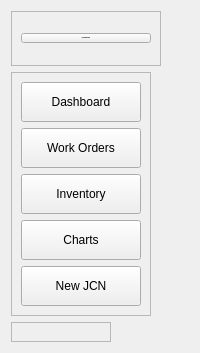
     <widget class="QWidget" name="left_menu_widget" native="true">
      <layout class="QVBoxLayout" name="verticalLayout">
       <item>
        <widget class="QFrame" name="left_frame_title">
         <property name="minimumSize">
          <size>
           <width>150</width>
           <height>55</height>
          </size>
         </property>
         <property name="maximumSize">
          <size>
           <width>150</width>
           <height>55</height>
          </size>
         </property>
         <property name="frameShape">
          <enum>QFrame::StyledPanel</enum>
         </property>
         <property name="frameShadow">
          <enum>QFrame::Raised</enum>
         </property>
         <layout class="QHBoxLayout" name="horizontalLayout_2">
          <item>
           <widget class="QPushButton" name="pushButton_7">
            <property name="font">
             <font>
              <family>Verdana</family>
              <pointsize>-1</pointsize>
              <bold>true</bold>
             </font>
            </property>
            <property name="text">
             <string>MAINTENANCE</string>
            </property>
           </widget>
          </item>
         </layout>
        </widget>
       </item>
       <item alignment="Qt::AlignLeft">
        <widget class="QFrame" name="left_nav_section">
         <property name="frameShape">
          <enum>QFrame::StyledPanel</enum>
         </property>
         <property name="frameShadow">
          <enum>QFrame::Raised</enum>
         </property>
         <layout class="QVBoxLayout" name="verticalLayout_2">
          <item alignment="Qt::AlignLeft">
           <widget class="QPushButton" name="dashboard_pushButton">
            <property name="minimumSize">
             <size>
              <width>120</width>
              <height>40</height>
             </size>
            </property>
            <property name="maximumSize">
             <size>
              <width>120</width>
              <height>40</height>
             </size>
            </property>
            <property name="text">
             <string>Dashboard</string>
            </property>
           </widget>
          </item>
          <item alignment="Qt::AlignLeft">
           <widget class="QPushButton" name="work_orders_pushButton">
            <property name="minimumSize">
             <size>
              <width>120</width>
              <height>40</height>
             </size>
            </property>
            <property name="maximumSize">
             <size>
              <width>120</width>
              <height>40</height>
             </size>
            </property>
            <property name="text">
             <string>Work Orders</string>
            </property>
           </widget>
          </item>
          <item alignment="Qt::AlignLeft">
           <widget class="QPushButton" name="inventory_pushButton">
            <property name="minimumSize">
             <size>
              <width>120</width>
              <height>40</height>
             </size>
            </property>
            <property name="maximumSize">
             <size>
              <width>120</width>
              <height>40</height>
             </size>
            </property>
            <property name="text">
             <string>Inventory</string>
            </property>
           </widget>
          </item>
          <item alignment="Qt::AlignLeft">
           <widget class="QPushButton" name="charts_pushButton">
            <property name="minimumSize">
             <size>
              <width>120</width>
              <height>40</height>
             </size>
            </property>
            <property name="maximumSize">
             <size>
              <width>120</width>
              <height>40</height>
             </size>
            </property>
            <property name="text">
             <string>Charts</string>
            </property>
           </widget>
          </item>
          <item>
           <widget class="QPushButton" name="CreateJCN_pushButton">
            <property name="minimumSize">
             <size>
              <width>120</width>
              <height>40</height>
             </size>
            </property>
            <property name="maximumSize">
             <size>
              <width>120</width>
              <height>40</height>
             </size>
            </property>
            <property name="text">
             <string>New JCN</string>
            </property>
           </widget>
          </item>
         </layout>
        </widget>
       </item>
       <item alignment="Qt::AlignLeft">
        <widget class="QFrame" name="buffer_frame">
         <property name="minimumSize">
          <size>
           <width>100</width>
           <height>0</height>
          </size>
         </property>
         <property name="frameShape">
          <enum>QFrame::StyledPanel</enum>
         </property>
         <property name="frameShadow">
          <enum>QFrame::Raised</enum>
         </property>
         <layout class="QGridLayout" name="gridLayout_6"/>
        </widget>
       </item>
      </layout>
     </widget>
